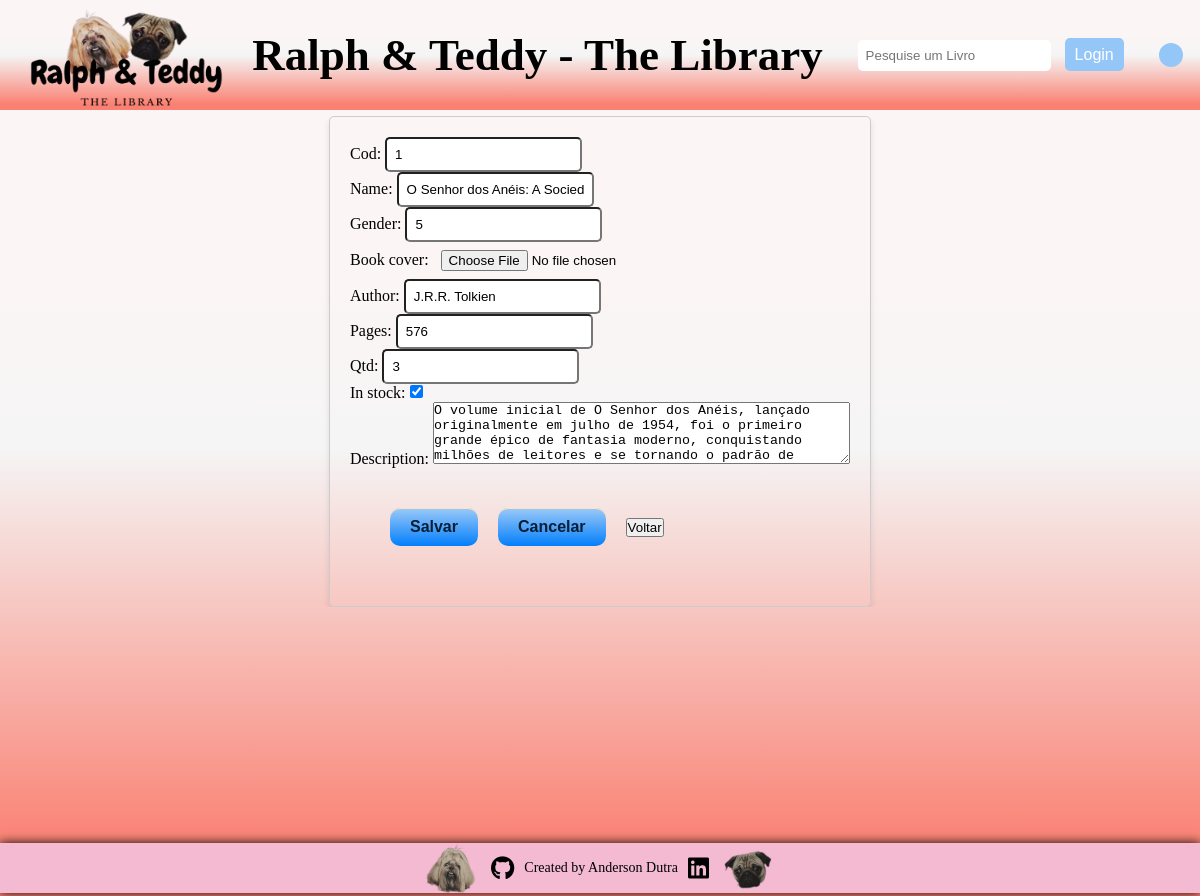
The page /edit-book/1/ on the database as committed earlier.
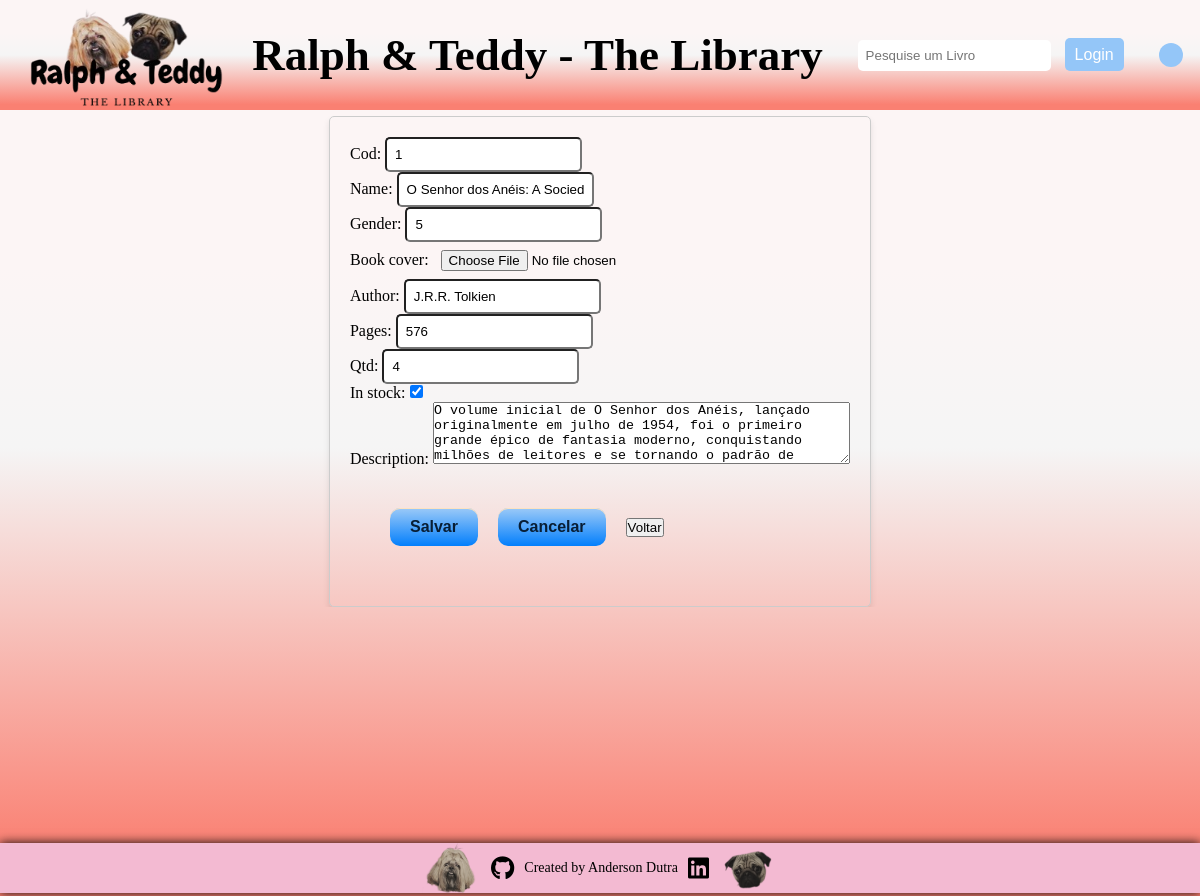
The same page on the database as committed later.
### app_biblioteca/models.py (models this page shows, shortened)
class Books(models.Model):
    user = models.ForeignKey(User, on_delete=models.CASCADE, blank=False)
    cod = models.IntegerField(unique=True)
    name = models.CharField(max_length=255)
    gender = models.ForeignKey(Genders, on_delete=models.CASCADE)
    book_cover = models.ImageField(blank=False)
    author = models.CharField(max_length=255)
    description = models.TextField()
    pages = models.IntegerField()
    qtd = models.IntegerField()
    in_stock = models.BooleanField(default=False)
    class meta:
        verbose_name = "Book"
        verbose_name_plural = "Books"

### app_biblioteca/views.py (the view)
# urls.py: path("edit-book/<int:id>/", views.edit_book, name="edit-book"),
def edit_book(request, id):
    book = Books.objects.get(id=id)
    if request.method == "POST":
        form = BookForm(request.POST, instance=book)
        if form.is_valid():
            form.save()
            messages.success(request, "Livro atualizado com sucesso.")
            return redirect("book-detail", id=id)
        else:
            messages.error(request, "Por favor, corrija os erros no formulário.")
    else:
        form = BookForm(instance=book)
    return render(request, "pages/edit_book.html", {"form": form, "book": book})

### app_biblioteca/forms.py
class BookForm(forms.ModelForm):
    description = forms.CharField(
        widget=forms.Textarea(attrs={"class": "input-field", "rows": 4, "cols": 50}),
        required=False,  # Pode ajustar conforme necessário
    )
    class Meta:
        model = Books
        fields = [
            "cod",
            "name",
            "gender",
            "book_cover",
            "author",
            "pages",
            "qtd",
            "in_stock",
            "description",
        ]
        widgets = {
            "cod": forms.TextInput(attrs={"class": "input-field"}),
            "name": forms.TextInput(attrs={"class": "input-field"}),
            "gender": forms.TextInput(attrs={"class": "input-field"}),
            "book_cover": forms.FileInput(attrs={"class": "file-input"}),
            "author": forms.TextInput(attrs={"class": "input-field"}),
            "pages": forms.NumberInput(attrs={"class": "input-field"}),
            "qtd": forms.NumberInput(attrs={"class": "input-field"}),
            "in_stock": forms.CheckboxInput(attrs={"class": "checkbox-input"}),
        }

### app_biblioteca/templates/pages/edit_book.html (shortened to what this page needs)
{% load static %}
<!DOCTYPE html>
<html lang="en">
<head>
    <link rel="stylesheet" href="{% static 'css/index.css' %}">
    <link rel="stylesheet" href="{% static 'css/book_detail.css' %}">
    <link rel="stylesheet" href="{% static 'css/edit_book.css' %}">
    <link rel="stylesheet" href="https://cdnjs.cloudflare.com/ajax/libs/font-awesome/6.1.0/css/all.min.css">
</head>
<body>
    <header>
        <nav class="navbar">
            <div class="logo-navbar">
                <a href="{% url 'home' %}">
                    <img src="../../../media/logo-sem-fundo.png" alt="Home">
                </a>
            </div>
            <div class="title-navbar">
                <h1>Ralph & Teddy - The Library</h1>
            </div>
            <div class="search-navbar">
                <form method="get" action="{% url 'search-book' %}">
                    <input type="text" name="q" placeholder="Pesquise um Livro">
                    {% if user.is_authenticated %}
                        <a href="{% url 'logout' %}">Sair</a>
                    {% else %}
                        <a href="{% url 'login' %}">Login</a>
                    {% endif %}
                </form>
            </div>
            <div class="avatar">
            </div>
        </nav>
    </header>
    <main class="main">
        {% block content %}
        <form class="form-add-books" method="POST" action="" enctype="multipart/form-data"> {% csrf_token %} {{ form.as_p }}
            <div class="card">
                <div class="card-button">
                    <a href="{% url 'add-books' %}" type="submit">Salvar</a>
                    <a href="{% url 'edit-book' book.id %}" type="submit">Cancelar</a>
                    <button type="button" onclick="history.back(), preventDefault()">Voltar</button>
                </div>
            </div>
        </form>
        {% endblock %}
    </main>
    <footer class="footer">
        <img src="../../../media/ralph-rosto.png" alt="Ralph">
        <a href="https://github.com/AndersonDutra7" target="_blank"><i class="fab fa-github"></i></a>
        <p>Created by Anderson Dutra</p>
        <a href="https://www.linkedin.com/in/anderson-dutra-88b294211/" target="_blank"><i class="fab fa-linkedin"></i></a>
        <img src="../../../media/teddy-rosto.png" alt="Teddy">
    </footer>
</body>
</html>

Rows that differ between the two databases and show on the page:
changed Books "O Senhor dos Anéis: A Sociedade do Anel": qtd "3" → "4"
